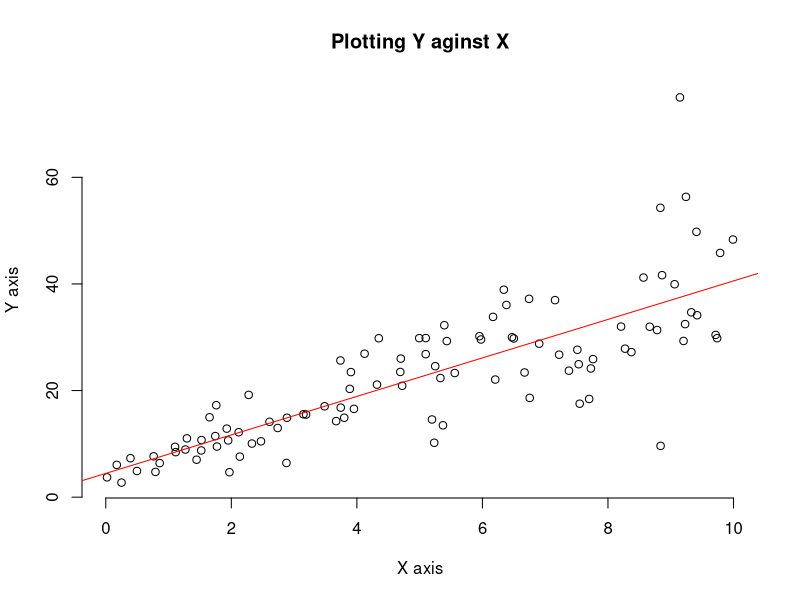
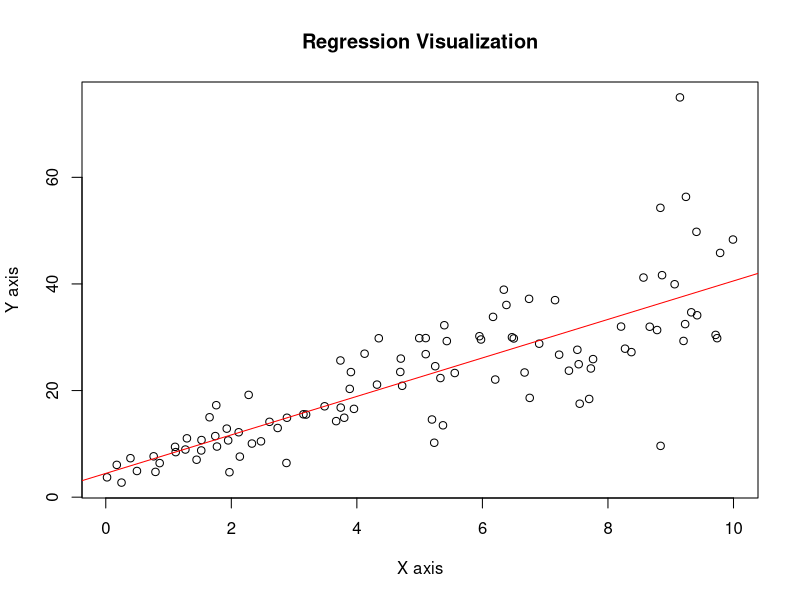
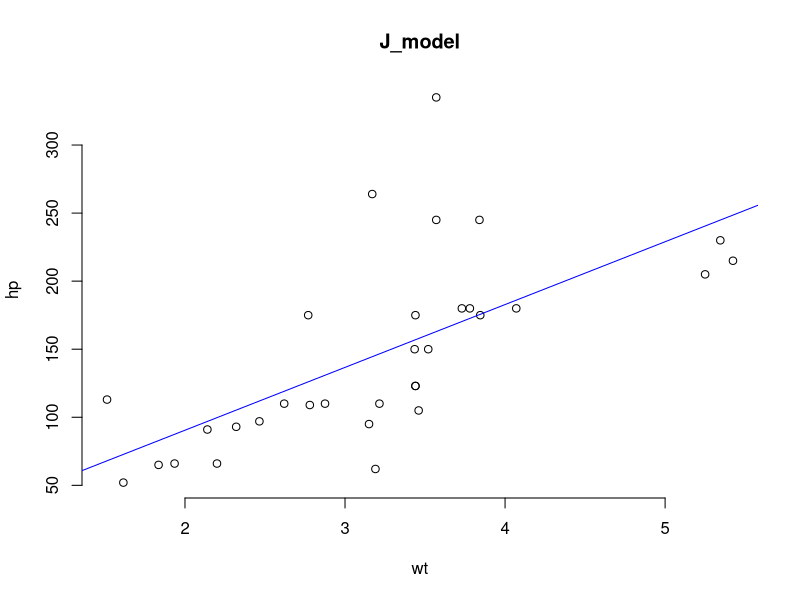
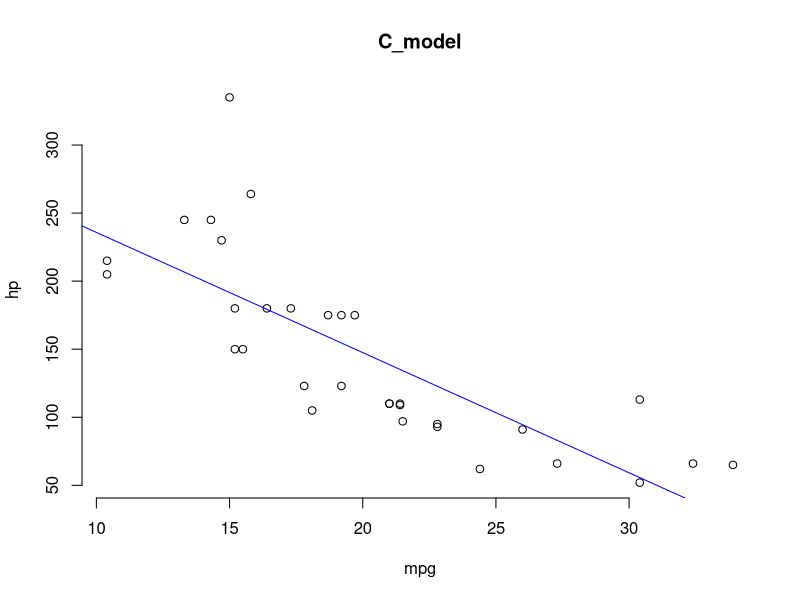
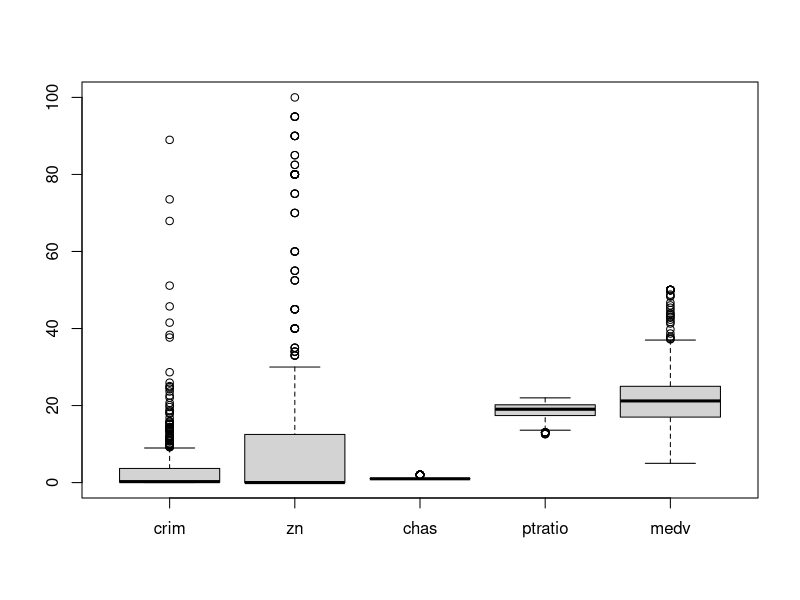

Generate these figures, in order, with R:
## ---- chunk 1
library(ggplot2)
## ---- chunk 2
# Run the following code in R-studio to create two variables X and Y. 

set.seed(2017) 
X=runif(100)*10 
Y=X*4+3.45 
Y=rnorm(100)*0.29*Y+Y 
## ---- chunk 3
# Plot Y against X.

plot(X,Y, main = "Plotting Y aginst X", xlab = "X axis", ylab = "Y axis",frame = FALSE)
# Add regression line
abline(lm(Y~X), col = "red")
## ---- chunk 4
# Y=4.4655+3.6108*X
# Accuracy is 0.6517 or 65%
linear_mod <- lm(Y~X)
summary(linear_mod)

# Regression visualization
plot(X, Y, xlab = "X axis", 
     ylab = "Y axis",
     main = "Regression Visualization")
abline(4.4655, 3.6108, col = "red")
## ---- chunk 5
cor(X,Y)^2

## ---- chunk 6
head(mtcars)
## ---- chunk 7
plot(mtcars$wt, mtcars$hp, main = "J_model",
     xlab = "wt", ylab = "hp",frame = FALSE)
# Add regression line
abline(lm(mtcars$hp ~ mtcars$wt), col = "blue")
J_model <- lm(formula = hp~wt, data = mtcars)
summary(J_model)
# Accuracy of J_model is 0.4339
## ---- chunk 8
plot(mtcars$mpg, mtcars$hp, main = "C_model",
     xlab = "mpg", ylab = "hp",frame = FALSE)
# Add regression line
abline(lm(mtcars$hp ~ mtcars$mpg), col = "blue")
C_model <- lm(formula = hp~mpg, data = mtcars)
summary(C_model)
# Accuracy of C_model is 0.6024
## ---- chunk 9
H_model <- lm(formula = hp~cyl+mpg, data = mtcars)
summary(H_model)
Esti_hp <- predict(H_model,data.frame(cyl=4,mpg=22))
Esti_hp
## ---- chunk 10
library(mlbench)
data("BostonHousing")
View(BostonHousing)

# Plotting all the variable using box plot to observe how the values of the various variables in the dataset have changed over time. 
boxplot(BostonHousing[,c(1,2,4,11,14)])
## ---- chunk 11
set.seed(125)
owner_model <- lm(formula = medv~crim+zn+ptratio+chas,data = BostonHousing)
summary(owner_model)
owner_model
## ---- chunk 12
anova(owner_model)
